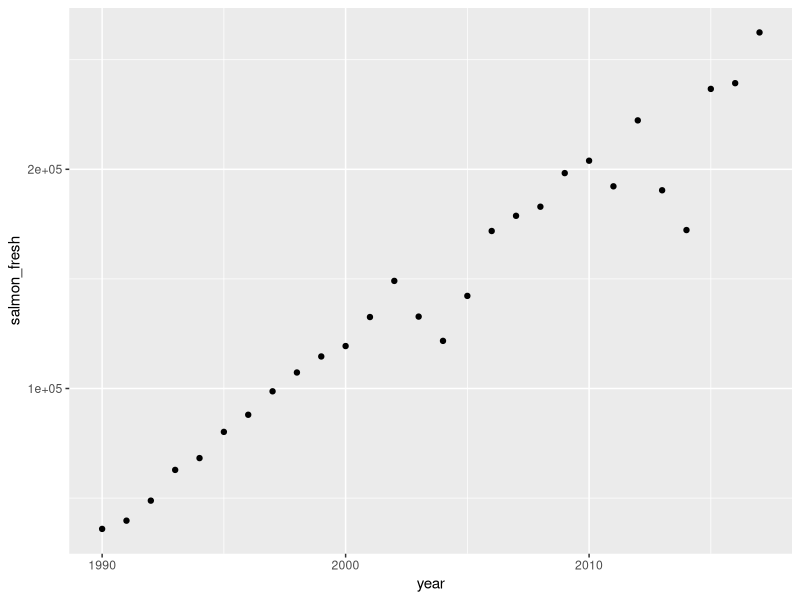
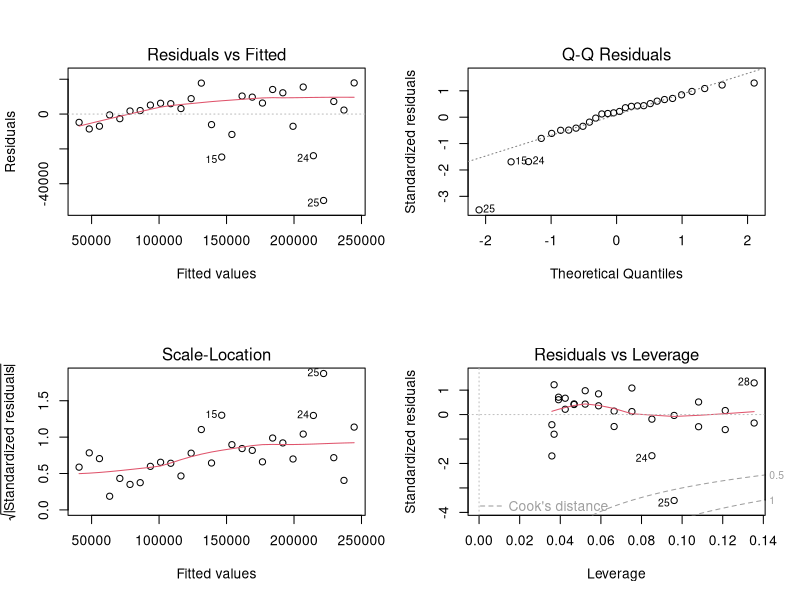

Recreate these plots in R, in order.
## ---- chunk 1
knitr::opts_chunk$set(echo = TRUE)
## ---- chunk 2

library(tidyverse)
salmon <- read_csv("salmon_simple.csv")

## ---- chunk 3
salmon_plot <- ggplot(salmon, aes(x = year, y = salmon_fresh)) +
  geom_point()
salmon_plot
## ---- chunk 4

salmon_model <- lm(salmon_fresh ~ year, data = salmon)

salmon_model

## ---- chunk 5
par(mfrow = c(2,2))
plot(salmon_model)
